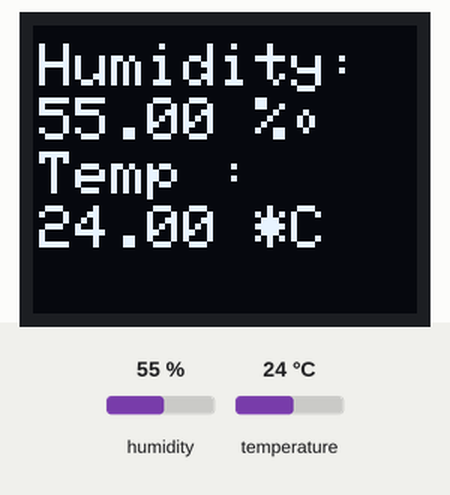
Recording of a sketch running on a simulated ESP8266 (Wemos D1 mini). On the bench: 64×48 one-colour display. The inputs (shaded band) are chosen by the test bench; at power-on: humidity 55 %, temperature 24 °C. The display library's start-up logo is not drawn.

Above: at 4.8 s.
4.9 s: humidity set to 22 %
At 7.2 s:
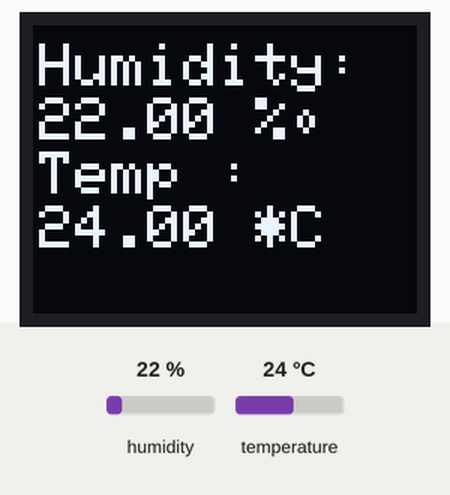
7.9 s: temperature set to 12 °C
At 9.2 s:
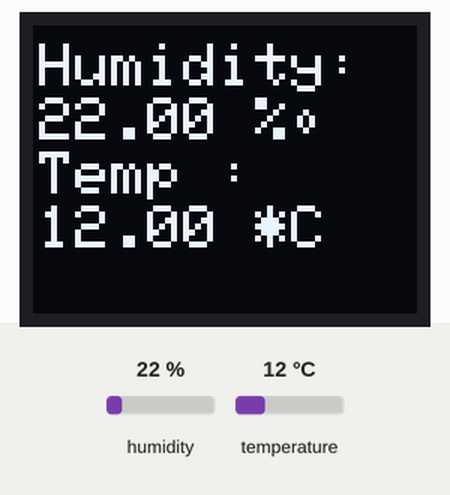
10.9 s: humidity set to 40 %
At 13.3 s:
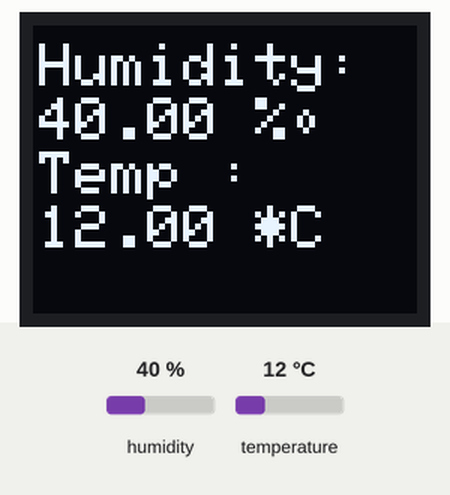
13.9 s: temperature set to 19 °C
At 15.4 s:
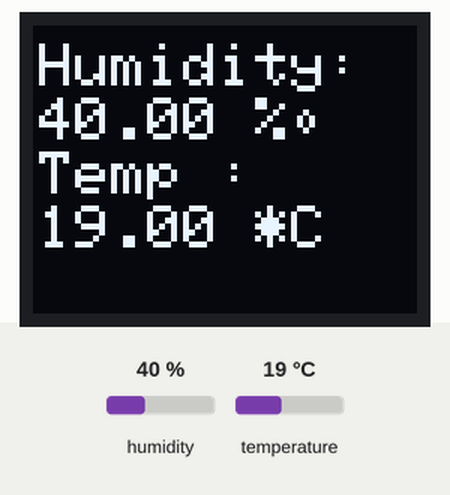
Timing chart, 0 to 16.9 s (numbered marks = the images above; inputs shaded):
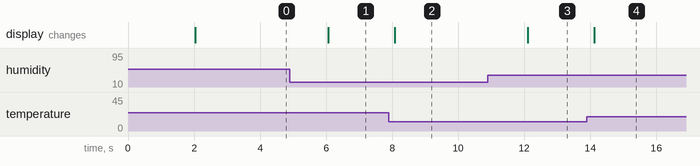

The sketch:

wemosdht11oled.ino
```cpp
//Various libraries required - you can install these via the library manager, here are links to them

//https://github.com/adafruit/DHT-sensor-library
//https://github.com/adafruit/Adafruit_Sensor
//https://github.com/sparkfun/SparkFun_Micro_OLED_Arduino_Library

#include "DHT.h"
#include <Wire.h>  // Include Wire if you're using I2C
#include <SFE_MicroOLED.h>  // Include the SFE_MicroOLED library

#define DHTPIN D4     // what pin we're connected to
#define DHTTYPE DHT22   // DHT 22  (AM2302)
#define PIN_RESET 255  //
#define DC_JUMPER 0  // I2C Addres: 0 - 0x3C, 1 - 0x3D

MicroOLED oled(PIN_RESET, DC_JUMPER); // Example I2C declaration
DHT dht(DHTPIN, DHTTYPE);

void setup()
{
  Serial.begin(9600);
  dht.begin();
  oled.begin();
  oled.clear(ALL);  // Clear the display's memory (gets rid of artifacts)
  oled.display();
}

void loop()
{
  // Wait a few seconds between measurements.
  delay(2000);

  float h = dht.readHumidity();
  float t = dht.readTemperature();

  // Check if any reads failed and exit early (to try again).
  if (isnan(h) || isnan(t))
  {
    Serial.println("Failed to read from DHT sensor!");
    return;
  }
  oled.clear(PAGE);
  oled.setFontType(0); // set font type 0, please see declaration in SFE_MicroOLED.cpp
  oled.setCursor(1, 3);
  oled.print("Humidity: ");
  oled.setCursor(1, 12);
  oled.print(h);
  oled.print(" %\t");
  oled.setCursor(1, 21);
  oled.print("Temp :");
  oled.setCursor(1, 30);
  oled.print(t);
  oled.print(" *C ");
  oled.display();
}
```

Measured:
- after the input at 4.9 s, the display: changes after 1.2 s (image 1)
- after the input at 7.9 s, the display: changes after 0.18 s (image 2)
- after the input at 10.9 s, the display: changes after 1.2 s (image 3)
- after the input at 13.9 s, the display: changes after 0.22 s (image 4)
